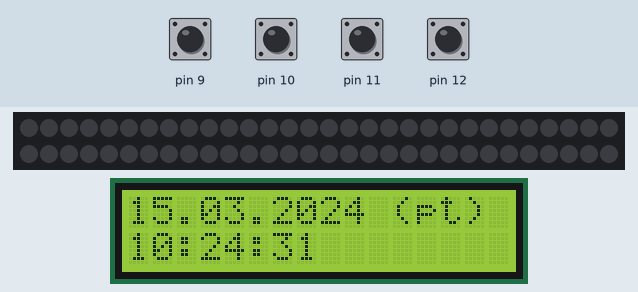
Recording of a sketch running on a simulated Arduino Uno, built with avr-gcc and run on an emulated ATmega328P. Shown: 60 RGB LEDs in strip order, left to right, continuing on the next row, 16×2 character LCD. The inputs (shaded band) are chosen by the test bench; at power-on: pin 9–12 HIGH. The local clock reads 2024-03-15 10:24:30 at power-on unless the sketch sets it.

Above: at 1.3 s.
1.4 s: pin 10 pulled LOW for 0.15 s
At 2.1 s:
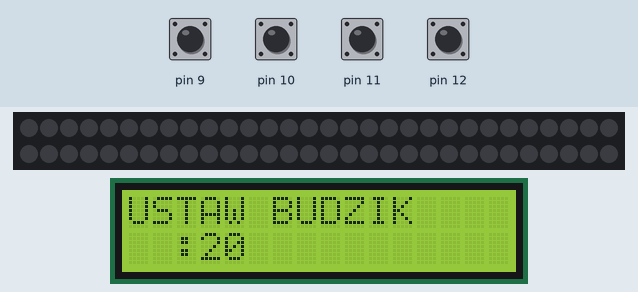
3.7 s: pin 11 pulled LOW for 0.15 s
At 4.7 s:
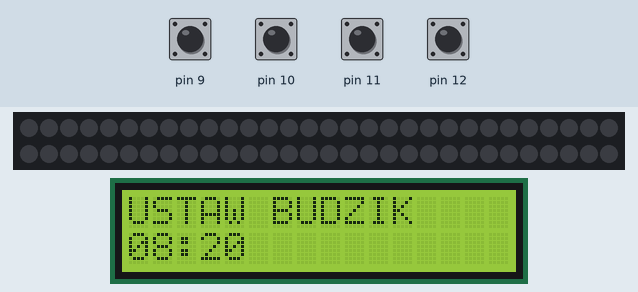
6.3 s: pin 10 pulled LOW for 1 s
At 7.3 s:
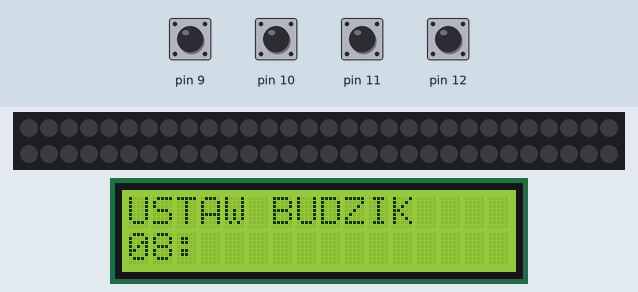
8.9 s: pin 10 pulled LOW for 0.15 s
At 10.3 s:
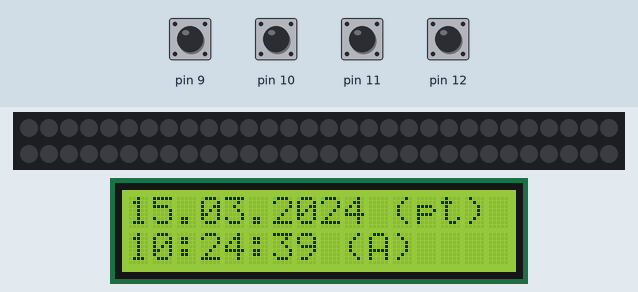
12.0 s: pin 9 pulled LOW for 0.15 s
At 13.0 s:
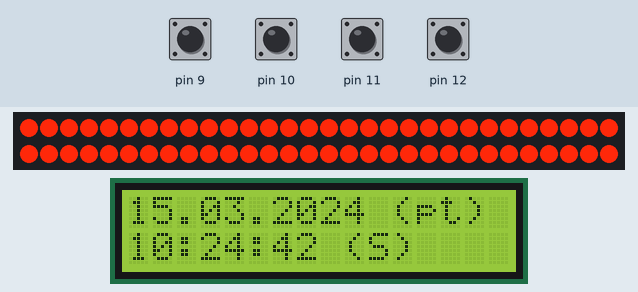
15.1 s: pin 9 pulled LOW for 1 s
At 15.5 s:
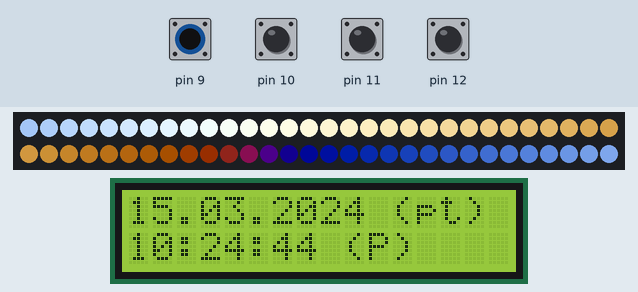
Timing chart, 0 to 18.1 s (numbered marks = the images above; inputs shaded):
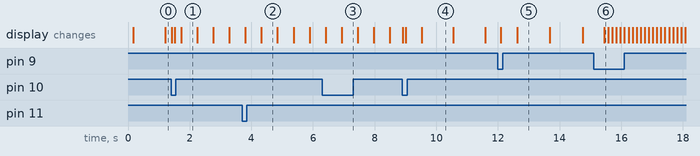

The sketch:

lcd_rtc.ino
```cpp
// include the library code:
#include <LiquidCrystal.h>
#include <Wire.h>
#include "RTClib.h"
#include <Adafruit_NeoPixel.h>

RTC_DS1307 RTC;

const int rs = 6, en = 7, d4 = 2, d5 = 3, d6 = 4, d7 = 5, power = 8, led = 13;
LiquidCrystal lcd(rs, en, d4, d5, d6, d7);

int trwanie = 20;
int liczbadiod = 60;
Adafruit_NeoPixel leds = Adafruit_NeoPixel(liczbadiod, led, NEO_GRB + NEO_KHZ800);

struct my_button
{
  int value;
  int lastState;
  int pin;
};
struct RGB
{
  int R;
  int G;
  int B;
};


my_button Alarm = {0, HIGH, 9};
my_button Control = {0, HIGH, 10};
my_button Plus = {0, HIGH, 11};
my_button Minus = {0, HIGH, 12};
float kat = 0.0;
float kat2 = 0.3;
float kat3 = 0.8;

bool ok = false;

int gasEkran = 0;

void setup() {
  // set up the LCD's number of columns and rows:
  leds.begin();
  lcd.begin(16, 2);
  lcd.clear();
  delay(100);

  Wire.begin();
  RTC.begin();

  /*if (! RTC.isrunning())*/ {
    Serial.println("RTC is NOT running!");
    // This will reflect the time that your sketch was compiled

// Hej, jol: chcesz uaktualnic date i godzine to odkomentuj linijke ponizej.

    //RTC.adjust(DateTime(__DATE__, __TIME__)); //arduino = komp + 56s
  }

  Serial.begin(9600);
  pinMode(power, OUTPUT);

  pinMode(Alarm.pin, INPUT_PULLUP);
  pinMode(Control.pin, INPUT_PULLUP);
  pinMode(Plus.pin, INPUT_PULLUP);
  pinMode(Minus.pin, INPUT_PULLUP);

  digitalWrite(power, HIGH);

  for (int i = 0; i < liczbadiod; i++) {
    leds.setPixelColor(i, 0, 0, 0);
  }
  leds.show();

  gasEkran = 5*10;

}

int wait = 0;
int mod = 0;
int GodzinaBudzika = 7;
int MinutaBudzika = 20;
int AlarmState = 0;

void loop() {
  DateTime now = RTC.now();
  //digitalWrite(power, HIGH);

  print_lcd(now);
  int a = CheckButton();
  Menu(a);

  if (Alarm.value == 1)
  {
    CheckAlarm(now.hour(), now.minute(), now.second());
  }
  else AlarmState = 0;

  if (Alarm.value == 3)
  {
    Wonsz();
  }
    if (Alarm.value == 2)
  {
    Atmosfera();
  }

  if (AlarmState == 1 || AlarmState == 2)
  {
    AlarmRing (now.minute(), now.second());
  }
  delay(100);

  gasEkran = gasEkran<=0 ? 0 : gasEkran - 1;
  if(gasEkran == 1)
  {
    mod = 0;
    digitalWrite(power, LOW);
    lcd.clear();
  }

  if(gasEkran >1 ) digitalWrite(power, HIGH);


}

void print_lcd(DateTime now)
{
  if (mod == 0)
  {
    if (wait == 0)
    {
      //Serial.println(now.dayOfWeek()); //wyświetla na podglądzie (serial monitor)
      lcd.setCursor(0, 0);
      if (now.day() < 10)
      {
        String h = String(now.day());
        lcd.print("0" + h);
      }
      else lcd.print(now.day());
      lcd.print(".");
      if (now.month() < 10)
      {
        String h = String(now.month());
        lcd.print("0" + h);
      }
      else lcd.print(now.month());
      lcd.print(".");
      lcd.print(now.year());

      lcd.setCursor(12, 0);
      lcd.print("    ");
      lcd.setCursor(11, 0);
      lcd.print("(");
      switch (now.dayOfWeek())
      {
        case 0:
          lcd.print("nd");
          break;
        case 1:
          lcd.print("pon");
          break;
        case 2:
          lcd.print("wto");
          break;
        case 3:
          lcd.print("sr");
          break;
        case 4:
          lcd.print("czw");
          break;
        case 5:
          lcd.print("pt");
          break;
        case 6:
          lcd.print("sob");
          break;

      }
      lcd.print(")");

      lcd.setCursor(0, 1);
      if (now.hour() < 10)
      {
        String h = String(now.hour());
        lcd.print("0" + h);
      }
      else lcd.print(now.hour());
      lcd.print(":");
      if (now.minute() < 10)
      {
        String h = String(now.minute());
        lcd.print("0" + h);
      }
      else lcd.print(now.minute());
      lcd.print(":");

      if (now.second() < 10)
      {
        String h = String(now.second());
        lcd.print("0" + h);
      }
      else lcd.print(now.second());
    }

  }
  if (mod == 1)
  {
    lcd.setCursor(0, 0);
    lcd.print("USTAW BUDZIK");
    lcd.setCursor(0, 1);
    if (wait < 5)
    {
      if (GodzinaBudzika < 10)
      {
        lcd.print("0");
      }

      lcd.print(GodzinaBudzika);
    }
    else lcd.print("  ");
    lcd.print(":");
    if (MinutaBudzika < 10)
    {
      lcd.print("0");
    }
    lcd.print(MinutaBudzika);

  }

  if (mod == 2)
  {
    lcd.setCursor(0, 0);
    lcd.print("USTAW BUDZIK");
    lcd.setCursor(0, 1);

    if (GodzinaBudzika < 10)
    {
      lcd.print("0");
    }
    lcd.print(GodzinaBudzika);
    lcd.print(":");

    if (wait < 5)
    {
      if (MinutaBudzika < 10)
      {
        lcd.print("0");
      }
      lcd.print(MinutaBudzika);
    }
    else lcd.print("  ");

  }
  wait++;
  if (wait == 10) wait = 0;
}
void CheckAlarm(int godzinaTeraz, int minutaTeraz, int sekundaTeraz)
{
  int minutaLokalna = MinutaBudzika;
  int godzinaLokalna = GodzinaBudzika;
  if (MinutaBudzika < trwanie)
  {
    minutaLokalna = 60 - trwanie + MinutaBudzika;
    godzinaLokalna--;
  }
  else minutaLokalna = MinutaBudzika - trwanie;
  if (godzinaLokalna == godzinaTeraz && minutaLokalna == minutaTeraz && sekundaTeraz < 10)
  {
    AlarmState = 1;
  }
}
void AlarmRing(int minutaTeraz, int sekundaTeraz)
{
  RGB kolor;
  int zostalo = -1;
  if (AlarmState == 1)
  {
    zostalo = MinutaBudzika * 60 - (minutaTeraz * 60 + sekundaTeraz);
    if (zostalo < 0)
    {
      zostalo = zostalo + (60 * 60);
    }
  }

  kolor = Dejkolor(zostalo);
  Serial.print(kolor.R);
  Serial.print(",");
  Serial.print(kolor.G);
  Serial.print(",");
  Serial.println(kolor.B);

  for (int i = 0; i < liczbadiod; i++) {
    leds.setPixelColor(i, kolor.R, kolor.G, kolor.B);
  }
  leds.show();
  if (zostalo == 0) AlarmState = 2;


}
int CheckButton()
{
  int lastStateA = Alarm.lastState;
  int lastStateC = Control.lastState;
  int lastStateP = Plus.lastState;
  int lastStateM = Minus.lastState;
  int stateA = digitalRead(Alarm.pin);
  int stateC = digitalRead(Control.pin);
  int stateP = digitalRead(Plus.pin);
  int stateM = digitalRead(Minus.pin);
  Alarm.lastState = stateA;
  Control.lastState = stateC;
  Plus.lastState = stateP;
  Minus.lastState = stateM;

  if (lastStateA == HIGH && stateA == LOW)
  {
    return 1;
  }

  if (lastStateC == HIGH && stateC == LOW)
  {
    return 2;
  }

  if (lastStateP == HIGH && stateP == LOW)
  {
    return 3;
  }

  if (lastStateM == HIGH && stateM == LOW)
  {
    return 4;
  }
  return 0;
}

void Menu (int Button)
{
  if(Button != 0) gasEkran = 5*10;

  if (Button == 1)
  {
    if (AlarmState == 1 || AlarmState == 2)
    {
      AlarmState = 0;
      for (int i = 0; i < liczbadiod; i++) {
        leds.setPixelColor(i, 0, 0, 0);
      }
      leds.show();
    }
    else
    {
      Alarm.value = ++Alarm.value;
      if (Alarm.value == 3)
      {
        delay (250);
      }
    }
    if (Alarm.value == 4) {
      Alarm.value = 0;
      for (int i = 0; i < liczbadiod; i++) {
        leds.setPixelColor(i, 0, 0, 0);
      }
      leds.show();
    }
  }

  if (Alarm.value == 1 && mod == 0)
  {
    lcd.setCursor(9, 1);
    lcd.print("(A)");
  }
  else if (Alarm.value == 2 && mod == 0)
  {
    lcd.setCursor(9, 1);
    lcd.print("(S)");
  }
  else if (Alarm.value == 3 && mod == 0)
  {
    lcd.setCursor(9, 1);
    lcd.print("(P)");
  }
  else if (Alarm.value == 0 && mod == 0)
  {
    lcd.setCursor(9, 1);
    lcd.print("     ");
  }

  if (Button == 2)
  {
    if (mod == 2)
    {
      mod = 0;
      Alarm.value = 1;
      lcd.clear();
    }
    else if (mod == 1)
    {
      mod = 2;
    }
    else if (mod == 0)
    {
      mod = 1;
      lcd.clear();
    }
  }
  if (Button == 3 && mod == 1)
  {
    GodzinaBudzika++;
    if (GodzinaBudzika > 23)
    {
      GodzinaBudzika = 0;
    }
  }
  if (Button == 3 && mod == 2)
  {
    MinutaBudzika++;
    if (MinutaBudzika > 59)
    {
      MinutaBudzika = 0;
      GodzinaBudzika++;
      if (GodzinaBudzika > 23)
      {
        GodzinaBudzika = 0;
      }
    }
  }
  if (Button == 4 && mod == 1)
  {
    GodzinaBudzika--;
    if (GodzinaBudzika < 0)
    {
      GodzinaBudzika = 23;
    }
  }
  if (Button == 4 && mod == 2)
  {
    MinutaBudzika--;
    if (MinutaBudzika < 0)
    {
      MinutaBudzika = 59;
      GodzinaBudzika--;
      if (GodzinaBudzika < 0)
      {
        GodzinaBudzika = 23;
      }

    }
  }
}
RGB Dejkolor(int zostalo)
{
  int liczbaPoziomow = 8;
  int granice [liczbaPoziomow + 1][3] = {
    {255, 255, 255},
    {255, 200, 150},
    {255, 120, 50},
    {255, 70, 10},
    {255, 60, 0},
    {255, 40, 10},
    {50, 0, 0},
    {25, 0, 0},
    {0, 0, 0}
  };
  RGB kolor = {granice [0][0], granice [0][1], granice [0][2]};
  if (zostalo < 0) return kolor;
  //DEFINIUJ R
  int aktualnyPoziom = int(float(zostalo * liczbaPoziomow) / float(trwanie) / 60.0);
  if (aktualnyPoziom == liczbaPoziomow) {
    aktualnyPoziom = aktualnyPoziom - 1;
  }

  float R1 = float(granice [aktualnyPoziom][0]);
  float R2 = float(granice [aktualnyPoziom + 1][0]);
  float z1 = float(aktualnyPoziom * trwanie) * 60.0 / float(liczbaPoziomow);
  float z2 = float((aktualnyPoziom + 1) * trwanie) * 60.0 / float(liczbaPoziomow);
  float zostalo_float = float(zostalo) - z1;
  z2 = z2 - z1;
  z1 = 0.0;

  float R = (R2 - R1) / (z2 - z1) * zostalo_float + R1;
  //DEFINIUJ G
  float G1 = float(granice [aktualnyPoziom][1]);
  float G2 = float(granice [aktualnyPoziom + 1][1]);

  float G = (G2 - G1) / (z2 - z1) * zostalo_float + G1;

  //DEFINIUJ B
  float Blue1 = float(granice [aktualnyPoziom][2]);
  float Blue2 = float(granice [aktualnyPoziom + 1][2]);

  float B = (Blue2 - Blue1) / (z2 - z1) * zostalo_float + Blue1;

  R = R > 255.0 ? 255.0 : R;
  R = R < 0.0 ? 0.0 : R;

  G = G > 255.0 ? 255.0 : G;
  G = G < 0.0 ? 0.0 : G;

  B = B > 255.0 ? 255.0 : B;
  B = B < 0.0 ? 0.0 : B;


  kolor = {int(R), int(G), int(B)};


  return kolor;
}

void Wonsz ()
{
  kat = kat + 2 * 3.14 / 32;
  if (kat > 2 * 3.14)
  {
    kat = 0;
  }
  kat2 = kat2 + 2 * 3.14 / 40;
  if (kat2 > 2 * 3.14)
  {
    kat2 = kat2 - 2 * 3.14;
  }

  kat3 = kat3 + 2 * 3.14 / 48;
  if (kat3 > 2 * 3.14)
  {
    kat3 = kat3 - 2 * 3.14;
  }

  for (int i = 0; i < liczbadiod; ++i)
  {

    int R = (sin(kat + 0.1 * i) + 1.0) / 2.0 * 255.0;
    int G = (sin(kat2 + 0.1 * i) + 1.0) / 2.0 * 255.0;
    int B = (sin(kat3 + 0.1 * i) + 1.0) / 2.0 * 255.0;
    leds.setPixelColor(i, R, G, B); // Dioda "i" oraz skladowe R=255 G=0 B=0
  }
  leds.show(); // Wysylamy dane do lancucha
}

void Atmosfera()
{
    for (int i = 0; i < liczbadiod; ++i)
  {
    int R = 255;
    int G = 40;
    int B = 10;
    leds.setPixelColor(i, R, G, B); // Dioda "i" oraz skladowe R=255 G=0 B=0
  }
  leds.show(); // Wysylamy dane do lancucha
}
```

Measured:
- after the input at 1.4 s, the display: first changes at once (image 1 shows a later state)
- after the input at 3.7 s, the display: first differs from a run without the input after 0.63 s (image 2)
- after the input at 12.0 s, the display: first changes after 0.10 s (image 5 shows a later state)
- after the input at 15.1 s, the display: changes after 0.34 s (image 6)
- what the display in image 1 shows lasts 0.5 s, from 1.7 s to 2.2 s
- what the display in image 4 shows lasts 1.1 s, from 9.5 s to 10.6 s
- what the display in image 5 shows lasts 1.1 s, from 12.6 s to 13.7 s
